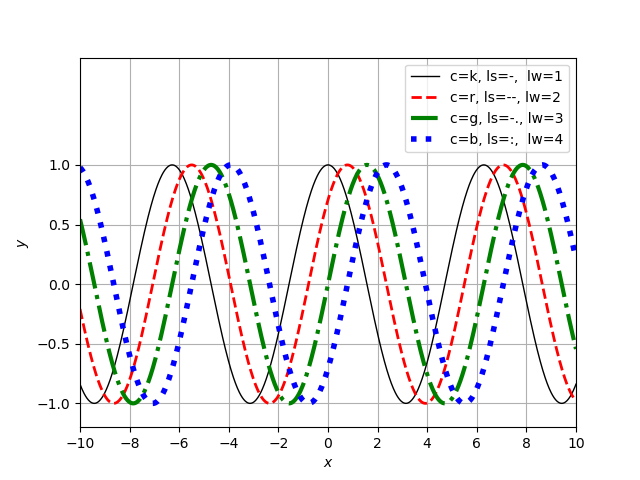

This figure's Python source:
#!/usr/pkg/bin/python3.9

#
# Time-stamp: <2023/03/02 13:25:25 (CST) daisuke>
#

# importing numpy module
import numpy

# importing matplotlib module
import matplotlib.backends.backend_agg
import matplotlib.figure

# data to be plotted
data_x  = numpy.linspace (-10.0, +10.0, 10**3)
data_c0 = numpy.cos (data_x)
data_c1 = numpy.cos (data_x - numpy.pi / 4.0)
data_c2 = numpy.cos (data_x - numpy.pi / 2.0)
data_c3 = numpy.cos (data_x - numpy.pi * 3.0 / 4.0)

# output file name
file_output = 'advobs202302_s03_02_03.png'

# making a fig object
fig = matplotlib.figure.Figure ()

# making a canvas object
canvas = matplotlib.backends.backend_agg.FigureCanvasAgg (fig)

# making an axes object
ax = fig.add_subplot (111)

# making a plot using object-oriented interface
ax.plot (data_x, data_c0, c='k', ls='-',  lw=1, label='c=k, ls=-,  lw=1')
ax.plot (data_x, data_c1, c='r', ls='--', lw=2, label='c=r, ls=--, lw=2')
ax.plot (data_x, data_c2, c='g', ls='-.', lw=3, label='c=g, ls=-., lw=3')
ax.plot (data_x, data_c3, c='b', ls=':',  lw=4, label='c=b, ls=:,  lw=4')

# setting ranges of x-axis and y-axis
ax.set_xlim (-10.0, +10.0)
ax.set_ylim (-1.2, +1.9)

# setting labels for x-axis and y-axis
ax.set_xlabel ('$x$')
ax.set_ylabel ('$y$')

# setting ticks
ax.set_xticks (numpy.linspace (-10.0, +10.0, 11))
ax.set_yticks (numpy.linspace (-1.0, +1.0, 5))

# showing grid
ax.grid ()

# adding legend to the plot
ax.legend ()

# saving a plot as a file
fig.savefig (file_output)
